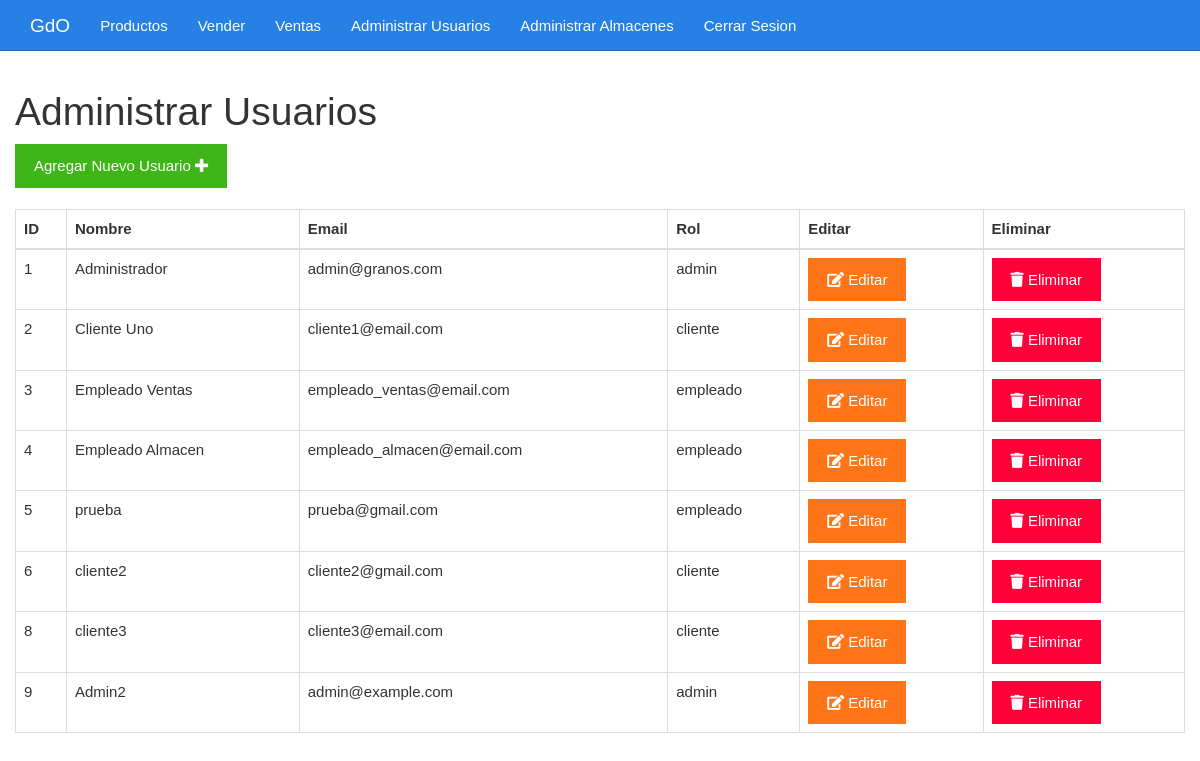
Page /admin/listar_usuarios.php (signed in) on the earlier database version.
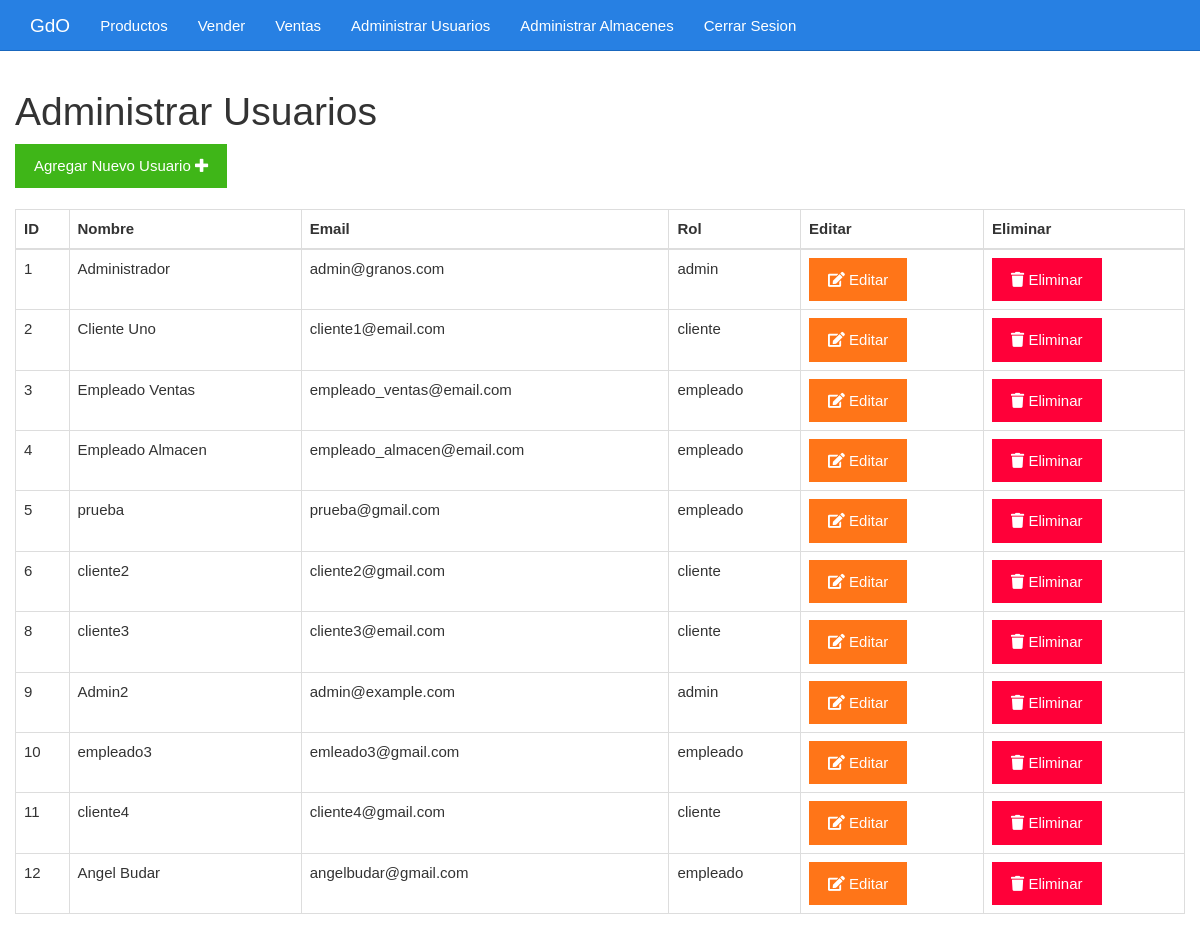
Same page on the later database version.
### tables this page shows
CREATE TABLE `usuarios` (
  `id` int NOT NULL,
  `nombre` varchar(255) NOT NULL,
  `email` varchar(255) NOT NULL,
  `password` varchar(255) NOT NULL,
  `rol` enum('admin','cliente','empleado') NOT NULL
);

### admin/listar_usuarios.php (the view, shortened to what this page needs)
<?php
include_once "./diseño/encabezado.php";
include_once "../base/conexion.php";
$sentencia = $conexion->query("SELECT id, nombre, email, rol FROM usuarios");
$usuarios = $sentencia->fetchAll(PDO::FETCH_OBJ);
?>
<div class="col-xs-12">
    <h1>Administrar Usuarios</h1>
    <div>
        <a class="btn btn-success" href="./insertar_usuario.php">Agregar Nuevo Usuario <i class="fa fa-plus"></i></a>
    </div>
    <br>
    <table class="table table-bordered">
        <thead>
            <tr>
                <th>ID</th>
                <th>Nombre</th>
                <th>Email</th>
                <th>Rol</th>
                <th>Editar</th>
                <th>Eliminar</th>
            </tr>
        </thead>
        <tbody>
            <?php foreach ($usuarios as $usuario): ?>
                <tr>
                    <td><?php echo $usuario->id ?></td>
                    <td><?php echo $usuario->nombre ?></td>
                    <td><?php echo $usuario->email ?></td>
                    <td><?php echo $usuario->rol ?></td>
                    <td><a class="btn btn-warning" href="./editar_usuario.php?id=<?php echo $usuario->id ?>"><i class="fa fa-edit"></i> Editar</a></td>
                    <td><a class="btn btn-danger" href="./eliminar_usuario.php?id=<?php echo $usuario->id ?>" onclick="return confirm('¿Estás seguro de eliminar este usuario?')"><i class="fa fa-trash"></i> Eliminar</a></td>
                </tr>
            <?php endforeach; ?>
        </tbody>
    </table>
</div>
<?php include_once "./diseño/pie.php"; ?>

Differences in the rows shown:
added usuarios: id "10", nombre "empleado3", email "emleado3@gmail.com", rol "empleado"
added usuarios: id "11", nombre "cliente4", email "cliente4@gmail.com", rol "cliente"
added usuarios: id "12", nombre "Angel Budar", email "angelbudar@gmail.com", rol "empleado"
